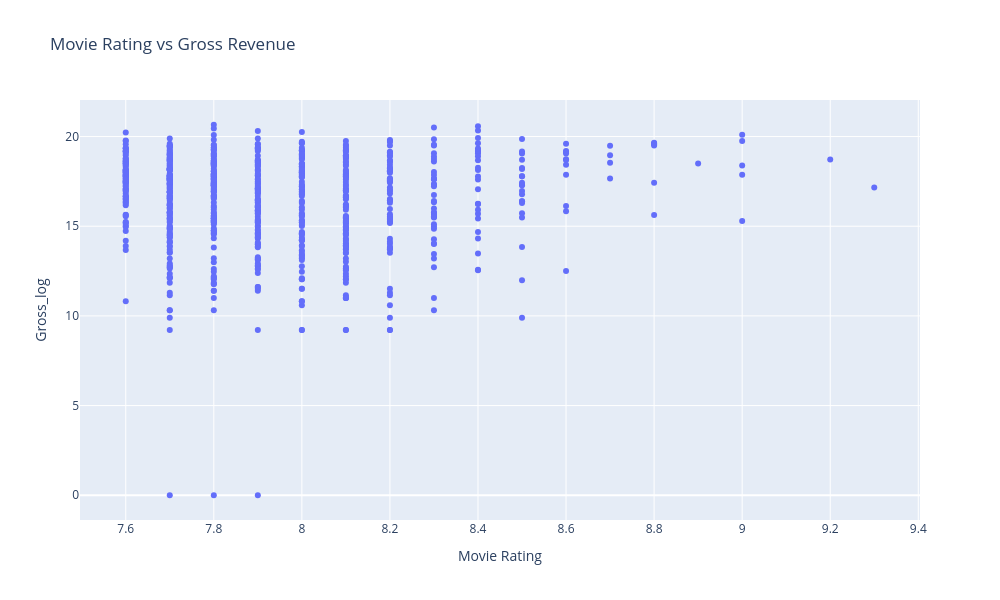

Notebook cell for this chart:
### Code cell
df["Gross_log"] = np.log1p(df["Gross"])

fig = px.scatter(
    df,
    x="Movie Rating",
    y="Gross_log",
    hover_name="Movie Name",
    title="Movie Rating vs Gross Revenue"
)

fig.update_layout(
    width=1000,
    height=600
)

fig.show()

### Figure 1 — Plotly figure (JSON) as saved in the notebook; plotly's stock layout.template omitted (floating-point values rounded to 4 significant figures; data arrays with more than 128 entries replaced by an {"elided": "..."} marker saying what was removed)
{"data": [{"hovertemplate": "<b>%{hovertext}</b><br><br>Movie Rating=%{x}<br>Gross_log=%{y}<extra></extra>", "hovertext": {"elided": "817 str values"}, "legendgroup": "", "marker": {"color": "#636efa", "symbol": "circle"}, "mode": "markers", "name": "", "orientation": "v", "showlegend": false, "type": "scatter", "x": {"elided": "817 float values"}, "xaxis": "x", "y": {"elided": "817 float values"}, "yaxis": "y"}], "layout": {"height": 600, "legend": {"tracegroupgap": 0}, "title": {"text": "Movie Rating vs Gross Revenue"}, "width": 1000, "xaxis": {"anchor": "y", "domain": [0, 1], "title": {"text": "Movie Rating"}}, "yaxis": {"anchor": "x", "domain": [0, 1], "title": {"text": "Gross_log"}}}}
